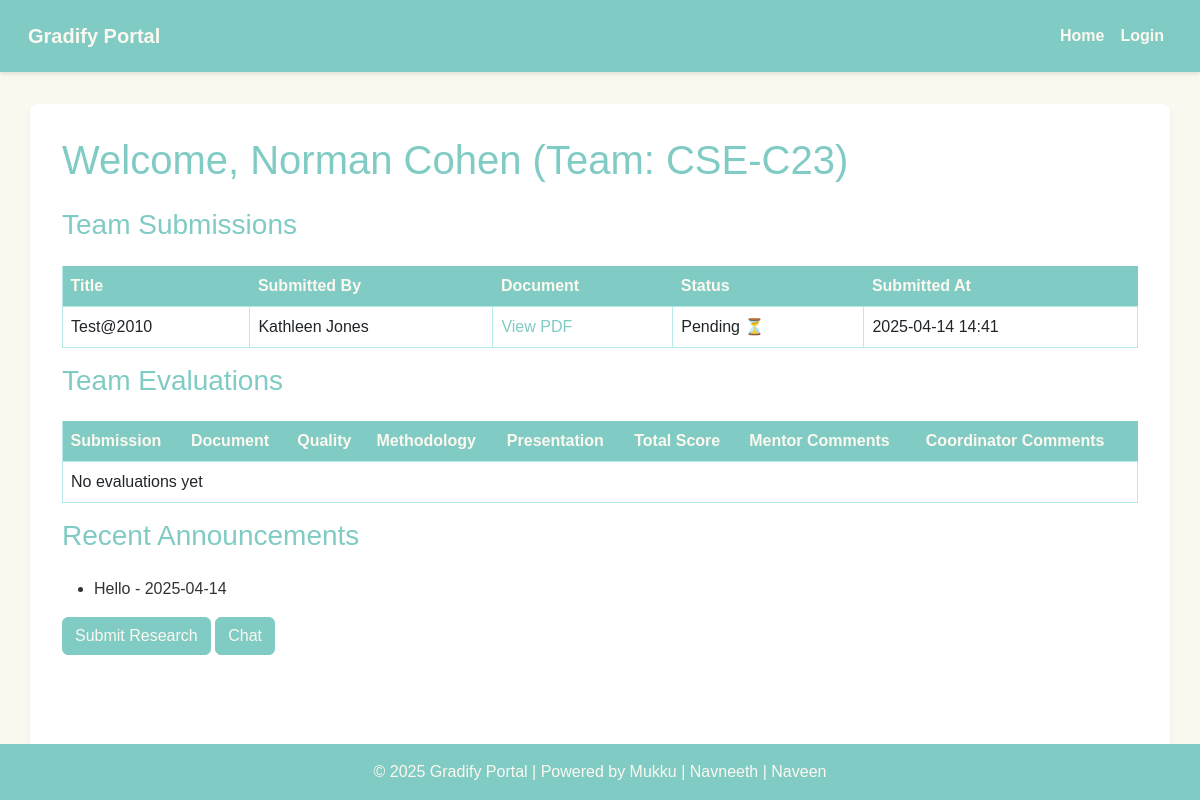
Page /student/CS-A-001/ on the committed database.
### GradifyPortal/models.py (models this page shows, shortened)
class Student(models.Model):
    user = models.OneToOneField(User, on_delete=models.CASCADE, null=True)
    student_id = models.CharField(max_length=20, primary_key=True)
    name = models.CharField(max_length=200)
    email = models.EmailField(unique=True)
    team = models.ForeignKey('Team', on_delete=models.CASCADE, null=True, blank=True)  # Single team field, nullable
    section = models.ForeignKey(Section, on_delete=models.CASCADE)
    password = models.CharField(max_length=128, default=make_password("Gradify2025"))
    user_type = models.CharField(max_length=10, default='student')
    contact_no = models.CharField(max_length=15, blank=True, null=True)

class Team(models.Model):
    team_id = models.CharField(max_length=20, primary_key=True)
    mentor = models.ForeignKey('Mentor', on_delete=models.CASCADE)
    section = models.ForeignKey(Section, on_delete=models.CASCADE)

class Submission(models.Model):
    STATUS_CHOICES = [
        ('pending', 'Pending'),
        ('under_review', 'Under Review'),
        ('mentor_approved', 'Mentor Approved'),
        ('mentor_rejected', 'Mentor Rejected'),
        ('coordinator_approved', 'Coordinator Approved'),
    ]
    submission_id = models.AutoField(primary_key=True)
    student = models.ForeignKey(Student, on_delete=models.CASCADE)
    team = models.ForeignKey(Team, on_delete=models.CASCADE)
    title = models.CharField(max_length=200)
    description = models.TextField()
    document = models.FileField(upload_to='submissions/')
    document_hash = models.CharField(max_length=64, blank=True)
    status = models.CharField(max_length=20, choices=STATUS_CHOICES, default='pending')
    submitted_at = models.DateTimeField(auto_now_add=True)
    mentor_feedback = models.TextField(blank=True, null=True)
    coordinator_feedback = models.TextField(blank=True, null=True)
    mentor_signature = models.CharField(max_length=256, blank=True, null=True)
    coordinator_signature = models.CharField(max_length=256, blank=True, null=True)

class Announcement(models.Model):
    title = models.CharField(max_length=200)
    description = models.TextField()
    created_at = models.DateTimeField(auto_now_add=True)
    created_by = models.CharField(max_length=200, blank=True, null=True)

### GradifyPortal/views.py (the view, shortened to what this page needs)
# urls.py: path('student/<str:student_id>/', views.student_dashboard, name='student_dashboard'),
def student_dashboard(request, student_id):
    student = get_object_or_404(Student, student_id=student_id)
    team = student.team
    submissions = Submission.objects.filter(team=team)
    for submission in submissions:
        if submission.status == "pending":
            submission.status_with_emoji = f"{submission.get_status_display()} ⏳"
        elif submission.status in ("mentor_rejected", "coordinator_rejected"):
            submission.status_with_emoji = f'{submission.get_status_display()} <span style="color: red;">❌</span>'
        elif submission.status in ("mentor_approved", "coordinator_approved"):
            submission.status_with_emoji = f'{submission.get_status_display()} <span style="color: green;">✅</span>'
        else:
            submission.status_with_emoji = submission.get_status_display()
    announcements = Announcement.objects.all().order_by('-created_at')[:3]  # Show latest 3
    evaluations = Evaluation.objects.filter(submission__team=team)
    unread_messages = ChatMessage.objects.filter(recipient_student=student, is_read=False).count()
    submission_evaluations = {}
    for submission in submissions:
        mentor_eval = Evaluation.objects.filter(submission=submission, evaluated_by_mentor__isnull=False).first()
        coordinator_eval = Evaluation.objects.filter(submission=submission, evaluated_by_coordinator__isnull=False).first()
    context = {
        'student': student,
        'team': team,
        'submissions': submissions,
        'announcements': announcements,
        'evaluations': evaluations,
        'unread_messages': unread_messages,
        'submission_evaluations': submission_evaluations,
    }
    return render(request, 'student_dashboard.html', context)

### templates/student_dashboard.html
{% extends 'base.html' %} {% block content %}
<h1>Welcome, {{ student.name }} (Team: {{ team.team_id }})</h1>
<h3>Team Submissions</h3>
<table class="table">
  <tr>
    <th>Title</th>
    <th>Submitted By</th>
    <th>Document</th>
    <th>Status</th>
    <th>Submitted At</th>
  </tr>
  {% for submission in submissions %}
  <tr>
    <td>{{ submission.title }}</td>
    <td>{{ submission.student.name }}</td>
    <td>
      <a href="{{ submission.document.url }}" target="_blank">View PDF</a>
    </td>
    <td>{{ submission.status_with_emoji|safe }}</td>
    <td>{{ submission.submitted_at|date:"Y-m-d H:i" }}</td>
  </tr>
  {% empty %}
  <tr>
    <td colspan="5">No team submissions yet</td>
  </tr>
  {% endfor %}
</table>
<h3>Team Evaluations</h3>
<table class="table">
  <tr>
    <th>Submission</th>
    <th>Document</th>
    <th>Quality</th>
    <th>Methodology</th>
    <th>Presentation</th>
    <th>Total Score</th>
    <th>Mentor Comments</th>
    <th>Coordinator Comments</th>
  </tr>
  {% for submission_id, eval_data in submission_evaluations.items %}
  <tr>
    <td>{{ eval_data.submission.title }}</td>
    <td>
      <a href="{{ eval_data.document_url }}" target="_blank">View PDF</a>
    </td>
    <td>{{ eval_data.quality|floatformat:1 }}</td>
    <td>{{ eval_data.methodology|floatformat:1 }}</td>
    <td>{{ eval_data.presentation|floatformat:1 }}</td>
    <td>{{ eval_data.total_score|floatformat:1 }}</td>
    <td>{{ eval_data.mentor_comments }}</td>
    <td>{{ eval_data.coordinator_comments }}</td>
  </tr>
  {% empty %}
  <tr>
    <td colspan="8">No evaluations yet</td>
  </tr>
  {% endfor %}
</table>
<h3>Recent Announcements</h3>
<ul>
  {% for announcement in announcements %}
  <li>{{ announcement.title }} - {{ announcement.created_at|date:"Y-m-d" }}</li>
  {% empty %}
  <li>No announcements</li>
  {% endfor %}
</ul>
<a
  href="{% url 'GradifyPortal:submit_research' student.student_id %}"
  class="btn btn-success"
  >Submit Research</a
>
<a
  href="{% url 'GradifyPortal:student_chat' student.student_id %}"
  class="btn btn-info"
>
  Chat {% if unread_messages %}({{ unread_messages }} unread){% endif %}
</a>
{% endblock %}

### templates/base.html (style rules this page uses)
:root { --primary-teal: #80cbc4; --light-teal: #b4ebe6; --off-white: #fbf8ef; --accent-yellow: #ffb433; --text-dark: #333; }
body { background-color: var(--off-white); color: var(--text-dark); font-family: "Arial", sans-serif; margin: 0; padding: 0; }
h1, h3 { color: var(--primary-teal); margin-bottom: 1.5rem; }
.table { background-color: var(--light-teal); border: none; }
.table th { background-color: var(--primary-teal); color: var(--off-white); border: none; }
.table td { background-color: white; border: 1px solid var(--light-teal); }
.btn-info { background-color: var(--primary-teal); border-color: var(--primary-teal); color: var(--off-white); }
.btn-success { background-color: var(--primary-teal); border-color: var(--primary-teal); color: var(--off-white); }
a { color: var(--primary-teal); text-decoration: none; }

### rows in the picture
Student: name "Norman Cohen"
Team: team_id "CSE-C23"
Submission: title "Test@2010", student.name "Kathleen Jones", status_with_emoji "Pending ⏳", submitted_at "2025-04-14 14:41"
Announcement: title "Hello", created_at "2025-04-14"
